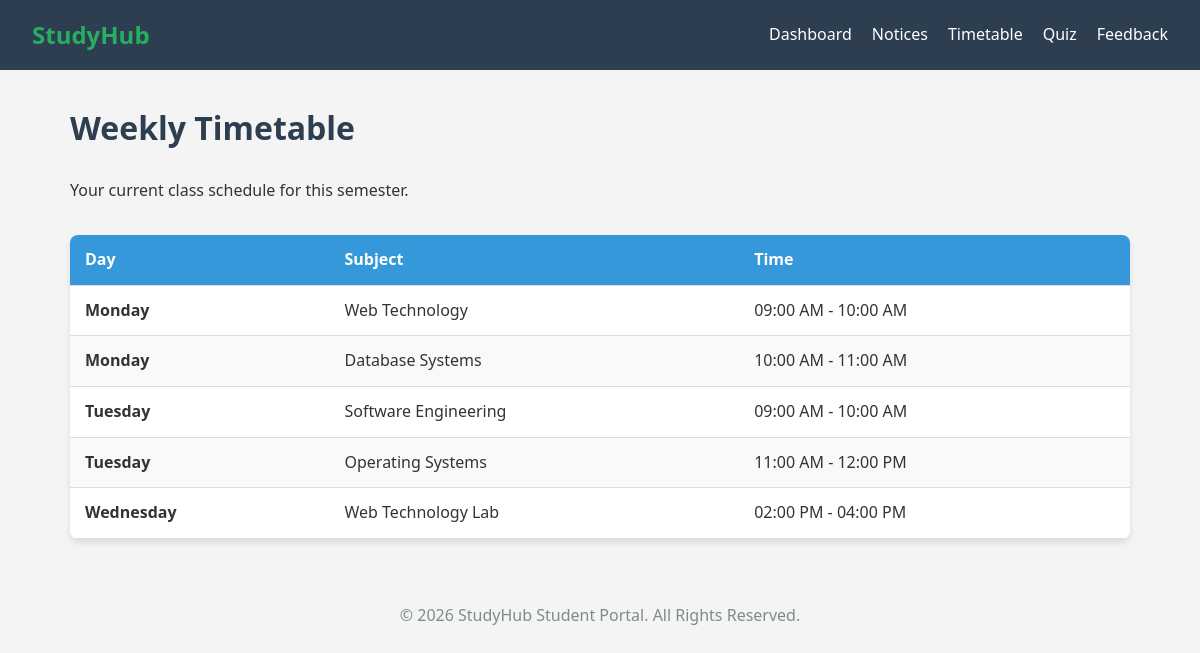
Screenshot of /timetable.php with the database file from the repository.
### tables this page shows
CREATE TABLE IF NOT EXISTS timetable (
    id INT AUTO_INCREMENT PRIMARY KEY,
    day VARCHAR(20) NOT NULL,
    subject VARCHAR(100) NOT NULL,
    time VARCHAR(50) NOT NULL
);

### timetable.php (the view, shortened to what this page needs)
<?php
include('includes/db.php');
$sql = "SELECT * FROM timetable ORDER BY FIELD(day, 'Monday', 'Tuesday', 'Wednesday', 'Thursday', 'Friday', 'Saturday', 'Sunday')";
$result = mysqli_query($conn, $sql);
?>
<!DOCTYPE html>
<html lang="en">
<head>
    <link rel="stylesheet" href="css/style.css">
</head>
<body>
    <nav>
        <div class="logo">StudyHub</div>
        <ul>
            <li><a href="index.php">Dashboard</a></li>
            <li><a href="notices.php">Notices</a></li>
            <li><a href="timetable.php">Timetable</a></li>
            <li><a href="quiz.php">Quiz</a></li>
            <li><a href="feedback.php">Feedback</a></li>
        </ul>
    </nav>
    <div class="container">
        <h1>Weekly Timetable</h1>
        <p>Your current class schedule for this semester.</p>
        <div style="margin-top: 2rem;">
            <table>
                <thead>
                    <tr>
                        <th>Day</th>
                        <th>Subject</th>
                        <th>Time</th>
                    </tr>
                </thead>
                <tbody>
                    <?php
                    if (mysqli_num_rows($result) > 0) {
                        while($row = mysqli_fetch_assoc($result)) {
                            ?>
                            <tr>
                                <td><strong><?php echo htmlspecialchars($row['day']); ?></strong></td>
                                <td><?php echo htmlspecialchars($row['subject']); ?></td>
                                <td><?php echo htmlspecialchars($row['time']); ?></td>
                            </tr>
                            <?php
                        }
                    } else {
                        echo "<tr><td colspan='3' style='text-align: center;'>No timetable data available.</td></tr>";
                    }
                    ?>
                </tbody>
            </table>
        </div>
    </div>
    <footer style="text-align: center; padding: 2rem; color: #7f8c8d;">
        &copy; 2026 StudyHub Student Portal. All Rights Reserved.
    </footer>
</body>
</html>

### css/style.css (style rules this page uses)
* { margin: 0; padding: 0; box-sizing: border-box; font-family: 'Segoe UI', Tahoma, Geneva, Verdana, sans-serif; }
body { background-color: #f4f4f4; color: #333; line-height: 1.6; }
nav { background-color: #2c3e50; color: white; padding: 1rem 2rem; display: flex; justify-content: space-between; align-items: center; position: sticky; top: 0; z-index: 1000; }
nav .logo { font-size: 1.5rem; font-weight: bold; color: #27ae60; }
nav ul { list-style: none; display: flex; }
nav ul li { margin-left: 20px; }
nav ul li a { color: white; text-decoration: none; font-weight: 500; transition: color 0.3s; }
.container { max-width: 1100px; margin: 2rem auto; padding: 0 20px; }
h1, h2 { color: #2c3e50; margin-bottom: 1.5rem; }
table { width: 100%; border-collapse: collapse; background: white; border-radius: 8px; overflow: hidden; box-shadow: 0 4px 6px rgba(0,0,0,0.1); }
table th, table td { padding: 12px 15px; text-align: left; border-bottom: 1px solid #ddd; }
table th { background-color: #3498db; color: white; }
table tr:nth-child(even) { background-color: #f9f9f9; }

### rows the page displays
timetable: day "Monday", subject "Web Technology", time "09:00 AM - 10:00 AM"
timetable: day "Monday", subject "Database Systems", time "10:00 AM - 11:00 AM"
timetable: day "Tuesday", subject "Software Engineering", time "09:00 AM - 10:00 AM"
timetable: day "Tuesday", subject "Operating Systems", time "11:00 AM - 12:00 PM"
timetable: day "Wednesday", subject "Web Technology Lab", time "02:00 PM - 04:00 PM"
